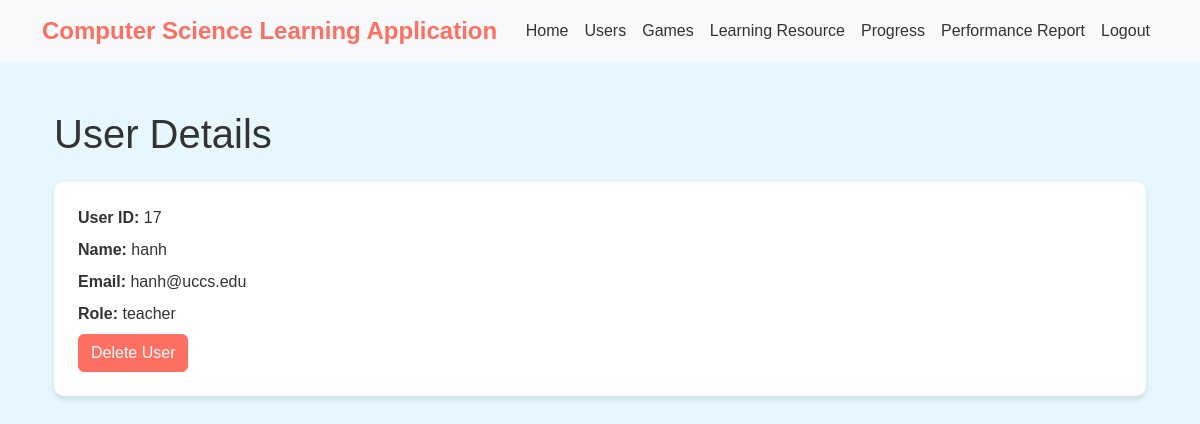
The app's page /users/17/ (signed in), older data.
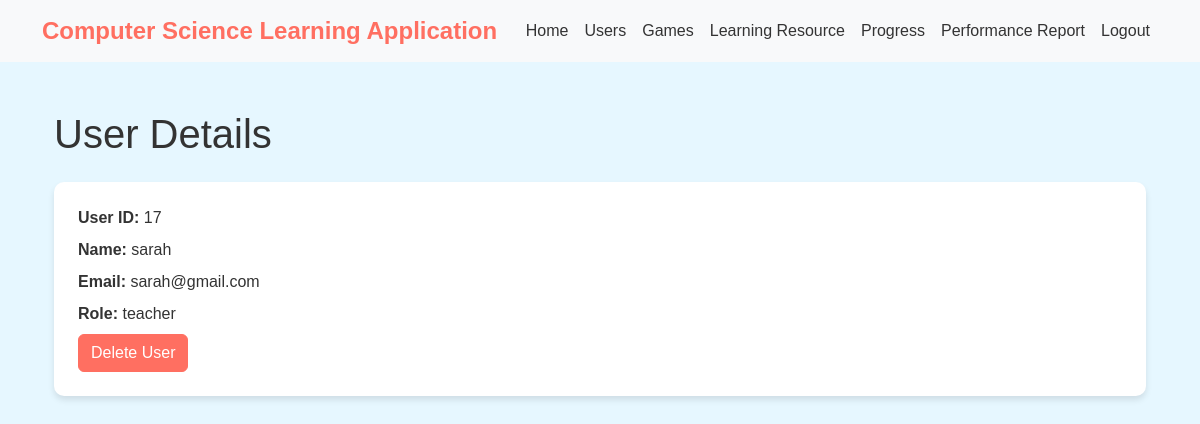
The same page, newer data.
### computer_science_learning_app/models.py (models this page shows, shortened)
class Usersys(AbstractBaseUser):
    UserID = models.AutoField(primary_key=True)
    Username = models.CharField(max_length=100, unique=True)
    Email = models.EmailField(unique=True)
    Role_choices = [
        ("student", "Student"),
        ("parent", "Parent"),
        ("teacher", "Teacher"),
    ]
    Role = models.CharField(max_length=20, choices=Role_choices, default='student')
    is_staff = models.BooleanField(default=False)
    objects = UsersysManager()
    USERNAME_FIELD = 'Username'
    REQUIRED_FIELDS = ['username']

### computer_science_learning_app/views.py (the view)
# urls.py: path('users/<int:pk>/', UsersysDetailView.as_view(), name='usersys_detail'),
class UsersysDetailView(LoginRequiredMixin, DetailView):
    model = Usersys
    template_name = "usersys_detail.html"
    context_object_name = "user"

### computer_science_learning_app/templates/usersys_detail.html (shortened to what this page needs)
{% extends "base_template.html" %}
{% block content %}
<div class="container mt-5">
    <h1 class="mb-4">User Details</h1>
    <div class="card p-4">
        <div class="row">
            <div class="col-md-6">
                <p class="mb-2"><strong>User ID:</strong> {{ user.UserID }}</p>
                <p class="mb-2"><strong>Name:</strong> {{ user.Username }}</p>
                <p class="mb-2"><strong>Email:</strong> {{ user.Email }}</p>
                <p class="mb-2"><strong>Role:</strong> {{ user.Role }}</p>
            </div>
        </div>
        <div>
            <a href="{% url 'usersys_delete' pk=user.UserID %}" class="btn btn-primary">Delete User</a>
        </div>
    </div>
</div>
{% endblock %}

Row changes from the older to the newer data that the page shows:
changed Usersys "teacher": Username "hanh" → "sarah"; Email "hanh@uccs.edu" → "sarah@gmail.com"
